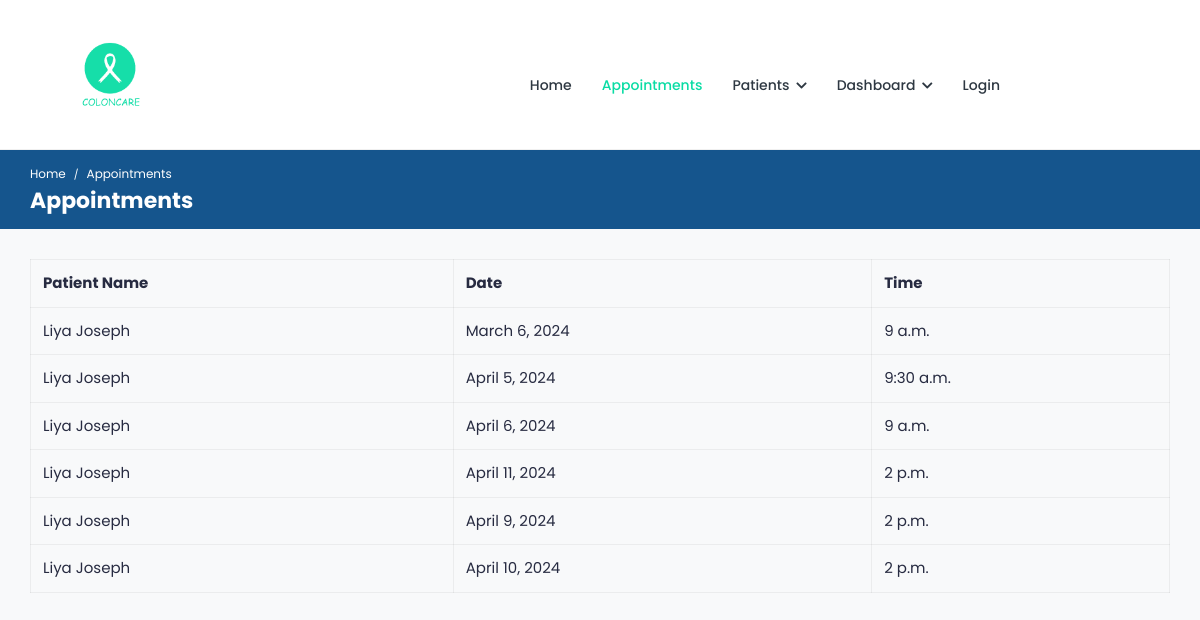
Page /doctors/appointments/26/ on the committed database.
### doctor/models.py (models this page shows)
class Appointments(models.Model):
    name = models.ForeignKey(UserProfile, on_delete=models.CASCADE)
    email = models.EmailField(null=True, blank=True)
    age = models.IntegerField(null=True, blank=True)
    doctor = models.ForeignKey(Docprofile, on_delete=models.CASCADE, related_name='appointments')
    appointment_type = models.CharField(max_length=100,null=True, blank=True)
    appointment_date = models.DateField(null=True, blank=True)
    appointment_time = models.TimeField(null=True, blank=True)
    reason = models.TextField(blank=True, null=True)

class UserProfile(models.Model):
    user = models.OneToOneField(User, on_delete=models.CASCADE)
    name = models.CharField(max_length=100,null=True, blank=True)
    email = models.EmailField(max_length=255,null=True, blank=True)
    fname = models.CharField(max_length=100, null=True, blank=True)
    lname = models.CharField(max_length=100, null=True, blank=True)
    profile_pic = models.ImageField(upload_to='profile_pics/', null=True, blank=True)
    phone_number = models.CharField(max_length=20, null=True, blank=True)
    address = models.TextField(blank=True, null=True)
    age = models.IntegerField(null=True, blank=True)
    place = models.CharField(max_length=100, null=True, blank=True)
    state = models.CharField(max_length=100, null=True, blank=True)
    country = models.CharField(max_length=100, null=True, blank=True)
    blood_group = models.CharField(max_length=5, null=True, blank=True)
    reset_password=models.CharField(max_length=128,null=True,blank=True)
    GENDER_CHOICES = [
        ('M', 'Male'),
        ('F', 'Female'),
        ('O', 'Other'),
    ]
    gender = models.CharField(max_length=1, choices=GENDER_CHOICES, null=True, blank=True)
    medical_history = models.FileField(upload_to='medical_history/', null=True, blank=True)
    def __str__(self):
        return self.name

### doctor/views.py (the view)
# urls.py: path('doctors/appointments/<int:doc_id>/', views.doctors_appointments, name='doctors_appointments'),
def doctors_appointments(request, doc_id):
    selected_doctor = Docprofile.objects.get(pk=doc_id)
    appointments = Appointments.objects.filter(doctor=selected_doctor)
    return render(request, 'doctors/appointments.html', {'appointments': appointments,'me':selected_doctor})

### templates/doctors/appointments.html (shortened to what this page needs)
{% load static %}
<!DOCTYPE html>
<html lang="en">
<head>
	<link rel="stylesheet" href="{% static 'assets/css/bootstrap.min.css'%}">
	<link rel="stylesheet" href="{% static 'assets/plugins/fontawesome/css/fontawesome.min.css'%}">
	<link rel="stylesheet" href="{% static 'assets/plugins/fontawesome/css/all.min.css'%}">
	<link rel="stylesheet" href="{% static 'assets/css/style.css'%}">
</head>
<div class="main-wrapper">
	<header class="header">
        <nav class="navbar navbar-expand-lg header-nav" style="padding-right:200px;">			<div class="navbar-header">
				<a href="index-2.html" class="navbar-brand logo">
					<img src="{% static 'assets/img/logo.png' %}" class="img-fluid" alt="Logo">
				</a>
			</div>
			<div class="main-menu-wrapper">
				<ul class="main-nav">
					<li class=" main-nav">
						<a href="{% url 'doctors_basedoctor' %}" id="home">Home</a>
					</li>
                    <li class="active">
						<a href="{% url 'doctors_appointments' me.id %}">Appointments</a>
					</li>
					<li class="has-submenu">
                        <a href="#">Patients <i class="fas fa-chevron-down"></i></a>
                    </li>
                    <li class="has-submenu">
                        <a href="#">Dashboard <i class="fas fa-chevron-down"></i></a>
                    </li>
					{% if user.is_authenticated %}
					<li class="has-submenu">
						<a href="#"><i class="fa fa-user-circle"></i></a>
						<ul class="submenu">
                            <li><a>{{ user.username }}</li></a>
							<li><a href="{% url 'loggout' %}">Logout</li></a>
						</ul>
					</li>
					{% else %}
					<li><a href="{% url 'login_page' %}">Login</a></li>
					{% endif %}
						</ul>
			</div>
		</nav>
	</header>
			<div class="breadcrumb-bar">
				<div class="container-fluid">
					<div class="row align-items-center">
						<div class="col-md-12 col-12">
							<nav aria-label="breadcrumb" class="page-breadcrumb">
								<ol class="breadcrumb">
									<li class="breadcrumb-item"><a href="index-2.html">Home</a></li>
									<li class="breadcrumb-item active" aria-current="page">Appointments</li>
								</ol>
							</nav>
							<h2 class="breadcrumb-title">Appointments</h2>
						</div>
					</div>
				</div>
			</div>
    <div class="content">
        <div class="container-fluid">
            <div class="row">
                <div class="col-md-12">
                    <div class="table-responsive">
                        <table class="table table-bordered">
							<thead>
								<tr>
									<th>Patient Name</th>
									<th>Date</th>
									<th>Time</th>
								</tr>
							</thead>
							<tbody>
								{% for appointment in appointments %}
								<tr>
									<td>{{ appointment.name }}</td>
									<td>{{ appointment.appointment_date }}</td>
									<td>{{ appointment.appointment_time }}</td>
								</tr>
								{% empty %}
								<tr>
									<td colspan="3">No Appointments</td>
								</tr>
								{% endfor %}
							</tbody>
						</table>
                    </div>
                </div>
            </div>
        </div>
    </div>
                    </div>
</body>
</html>

### rows in the picture
Appointments: name "Liya Joseph", appointment_date "March 6, 2024", appointment_time "9 a.m."
Appointments: name "Liya Joseph", appointment_date "April 5, 2024", appointment_time "9:30 a.m."
Appointments: name "Liya Joseph", appointment_date "April 6, 2024", appointment_time "9 a.m."
Appointments: name "Liya Joseph", appointment_date "April 11, 2024", appointment_time "2 p.m."
Appointments: name "Liya Joseph", appointment_date "April 9, 2024", appointment_time "2 p.m."
Appointments: name "Liya Joseph", appointment_date "April 10, 2024", appointment_time "2 p.m."
